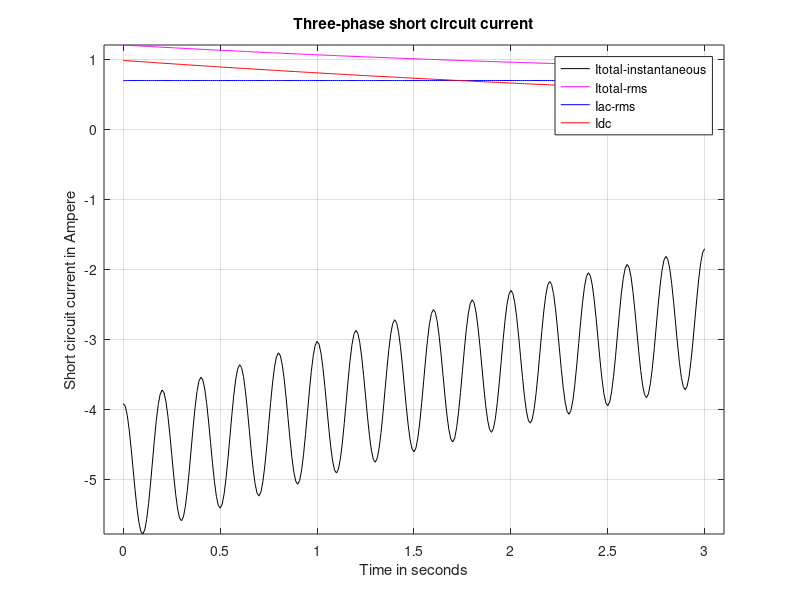

MATLAB code for this plot:
%% This script calculate and visualize a Three-Phase unloaded Generator bolted short circuit current. 

%% Brief explanation:
% The ac fault current in a synchronous machine can be modeled by the
% series R–L circuit if a time-varying inductance L(t) or reactance
% X(t) = w*L(t) is employed. In standard machine theory texts, the 
% following reactances are defined:
% X''d = direct axis subtransient reactance ; T''d: direct axis short circuit subtransient time constant
% X'd = direct axis transient reactance ; T’d: direct axis short circuit transient time constant
% Xa = direct axis synchronous reactance ; Ta: Armature short circuit time constant
% where X''d < X'd < Xd . The subscript d refers to the direct axis.
% There are similar quadrature axis reactances X''q, Xq, and Xq. 
% However, if the armature resistance is small, the quadrature axis reactances 
% do not significantly affect the short-circuit current. 
%--------------------------------------------------------------------------------------------
function threephasesc
%% The inputs to the function are:

% S which is the base apparent power in VA
% Ug is the Voltage in V
% percentageEg is the generator percentage operating voltage. For example:
% if The generator is operating at 5% above rated voltage, then
% percentageEg = 0.05, if the generator is operating at the rated voltage
% then percentageEg = 0 .
% f: working frequency in hertz
% Xsecond(x''d): direct axis subtransient reactance in p.u
% Xprime(x'd): direct axis transient reactance in p.u
% Xd(xd): direct axis synchronous reactance in p.u
% Tsecond(T''d): direct axis short circuit subtransient time constant in
% seconds
% Tprime(T'd): direct axis short circuit transient time constant in seconds
% Ta(Ta): Armature short circuit time constant in seconds

% Assumptions:
% We neglect the effect of q axis due that they don't significantly affect 
% the short circuit current as explained before.
% We assume maximum dc offset to obtain the worst short circuit case

%% Example (Typical input problems)
% A 500-MVA 20-kV, 60-Hz synchronous generator with reactances X”d= 0.15 p.u.,
% X’d=0.24 p.u.; Xd =1.1 p.u. and time constants T”d=0.035s, T’d=2s, TA=0.20 s. 

% The generator is operating at 5% above rated voltage and at no-load when a bolted 
% three-phase short circuit occurs on the load side of the breaker.

% Thus, the parameters to enter are as following
# S = 500000000;
% Ug = 20000;
% percentageEg = 0.05;
% f = 60;
% Xsecond = 0.15;
% Xprime = 0.24;
% Xd = 1.1;
% Tsecond = 0.035;
% Tprime = 2;
% Ta = 0.2;
%-----------------------------------------------------------------------------------------------------

S = input('Please enter the Generator apparent power S  in VA: ');
Ug = input('Please enter the Generator rated voltage V in Volt: ');
percentageEg = input('if working voltage is,for example, 5% above rated voltage, enter 0.05, if at rated voltage enter 0: ');
f = input('Please enter the Generator working frequency: ');
Xsecond = input('Please enter Xsecond (subtransient reactance) of the Generator in ohm: ');
Tsecond = input('Please enter Tsecond (subtransient Time constant) of the Generator in seconds: ');
Xprime = input('Please enter Xprime (transient reactance) of the Generator in ohm: ');
Tprime = input('Please enter Tprime (transient Time constant) of the Generator in seconds: ');
Xd = input('Please enter X (steady-state reactance) of the Generator in ohm: ');
Ta = input('Please enter Ta (steady-state Time constant) of the Generator in seconds: ');

t= 0:0.01:3; % You can change the time limit 
              % number whenever you want, just change the 
              % time end value ( 3 in this
              % example)
              
w = 2*pi*f;
Ibase = S/(sqrt(3) * Ug);
Eg = 1 + percentageEg;

Ish = zeros(1,length(t));
Iac_rms = zeros(1,length(t));
Idc_offset = zeros(1,length(t));
Ish_rms = zeros(1,length(t));
for i = 1:length(t)
    Ish(i) = sqrt(2) * Eg * ((1/Xsecond - 1/Xprime) * exp(-t(i)/Tsecond) + (1/Xprime - 1/Xd) ...
        * exp( -t(i)/Tprime) + 1/Xd) * cos(w*t(i)) - sqrt(2) * Eg * exp( -t(i)/Ta);
    Ish(i) = Ish(i) * Ibase;
    Iac_rms(i) = Eg * ((1/Xsecond - 1/Xprime) *exp(-t(i)/Tsecond) + (1/Xprime - 1/Xd) * exp(-t(i)/Tprime) + 1/Xd);
    Iac_rms(i) = Iac_rms(i) * Ibase;
    Idc_offset(i) = sqrt(2) * (Eg / Xsecond) * exp(-t(i)/Ta);
    Idc_offset(i) = Idc_offset(i) * Ibase;
    Ish_rms(i) = sqrt(Iac_rms(i)^2 + Idc_offset(i)^2);
end

plot(t,Ish,'k')
hold on
plot(t,Ish_rms,'m')
plot(t,Iac_rms,'b')
plot(t,Idc_offset,'r')
legend('Itotal-instantaneous','Itotal-rms','Iac-rms','Idc')
xlabel('Time in seconds')
ylabel('Short circuit current in Ampere')
title('Three-phase short circuit current')
grid on
xx = t(end) +0.1;
axis([-0.1 xx min(Ish(:)) max(Ish_rms(1))])


